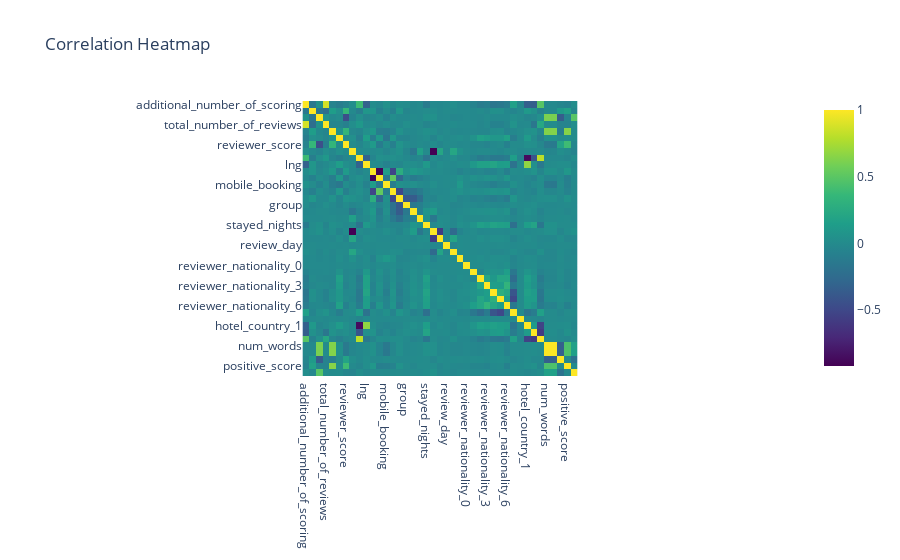

Notebook code for this chart:
### Markdown cell above
Проведём корреляционный анализ датасета и используем для этого тепловую карту корреляций признаков.

### Code cell
# Вычисляем корреляционную матрицу
numerical_hotels = hotels.select_dtypes(include=['number'])

# Вычисляем матрицу корреляции
correlation_matrix = numerical_hotels.corr()

# Создаем тепловую карту, используя Plotly
fig = px.imshow(correlation_matrix, 
                text_auto=True, 
                color_continuous_scale='Viridis', 
                title='Correlation Heatmap')

# Отображаем график
fig.show()

### Figure 1 — Plotly figure (JSON) as saved in the notebook; plotly's stock layout.template omitted (floating-point values rounded to 4 significant figures; data arrays with more than 128 entries replaced by an {"elided": "..."} marker saying what was removed)
{"data": [{"coloraxis": "coloraxis", "hovertemplate": "x: %{x}<br>y: %{y}<br>color: %{z}<extra></extra>", "name": "0", "texttemplate": "%{z}", "type": "heatmap", "x": ["additional_number_of_scoring", "average_score", "review_total_negative_word_counts", "total_number_of_reviews", "review_total_positive_word_counts", "total_number_of_reviews_reviewer_has_given", "reviewer_score", "days_since_review", "lat", "lng", "leisure_trip", "business_trip", "mobile_booking", "solo_traveler", "couple", "group", "family_with_young_children", "family_with_older_children", "stayed_nights", "review_year", "review_month", "review_day", "season", "day_of_week", "reviewer_nationality_0", "reviewer_nationality_1", "reviewer_nationality_2", "reviewer_nationality_3", "reviewer_nationality_4", "reviewer_nationality_5", "reviewer_nationality_6", "reviewer_nationality_7", "hotel_country_0", "hotel_country_1", "hotel_country_2", "hotel_country_3", "num_words", "num_unique_words", "avg_word_length", "positive_score", "negative_score"], "xaxis": "x", "y": ["additional_number_of_scoring", "average_score", "review_total_negative_word_counts", "total_number_of_reviews", "review_total_positive_word_counts", "total_number_of_reviews_reviewer_has_given", "reviewer_score", "days_since_review", "lat", "lng", "leisure_trip", "business_trip", "mobile_booking", "solo_traveler", "couple", "group", "family_with_young_children", "family_with_older_children", "stayed_nights", "review_year", "review_month", "review_day", "season", "day_of_week", "reviewer_nationality_0", "reviewer_nationality_1", "reviewer_nationality_2", "reviewer_nationality_3", "reviewer_nationality_4", "reviewer_nationality_5", "reviewer_nationality_6", "reviewer_nationality_7", "hotel_country_0", "hotel_country_1", "hotel_country_2", "hotel_country_3", "num_words", "num_unique_words", "avg_word_length", "positive_score", "negative_score"], "yaxis": "y", "z": {"elided": "41x41 float values"}}], "layout": {"coloraxis": {"colorscale": [[0, "#440154"], [0.1111, "#482878"], [0.2222, "#3e4989"], [0.3333, "#31688e"], [0.4444, "#26828e"], [0.5556, "#1f9e89"], [0.6667, "#35b779"], [0.7778, "#6ece58"], [0.8889, "#b5de2b"], [1, "#fde725"]]}, "title": {"text": "Correlation Heatmap"}, "xaxis": {"anchor": "y", "constrain": "domain", "domain": [0, 1], "scaleanchor": "y"}, "yaxis": {"anchor": "x", "autorange": "reversed", "constrain": "domain", "domain": [0, 1]}}}
